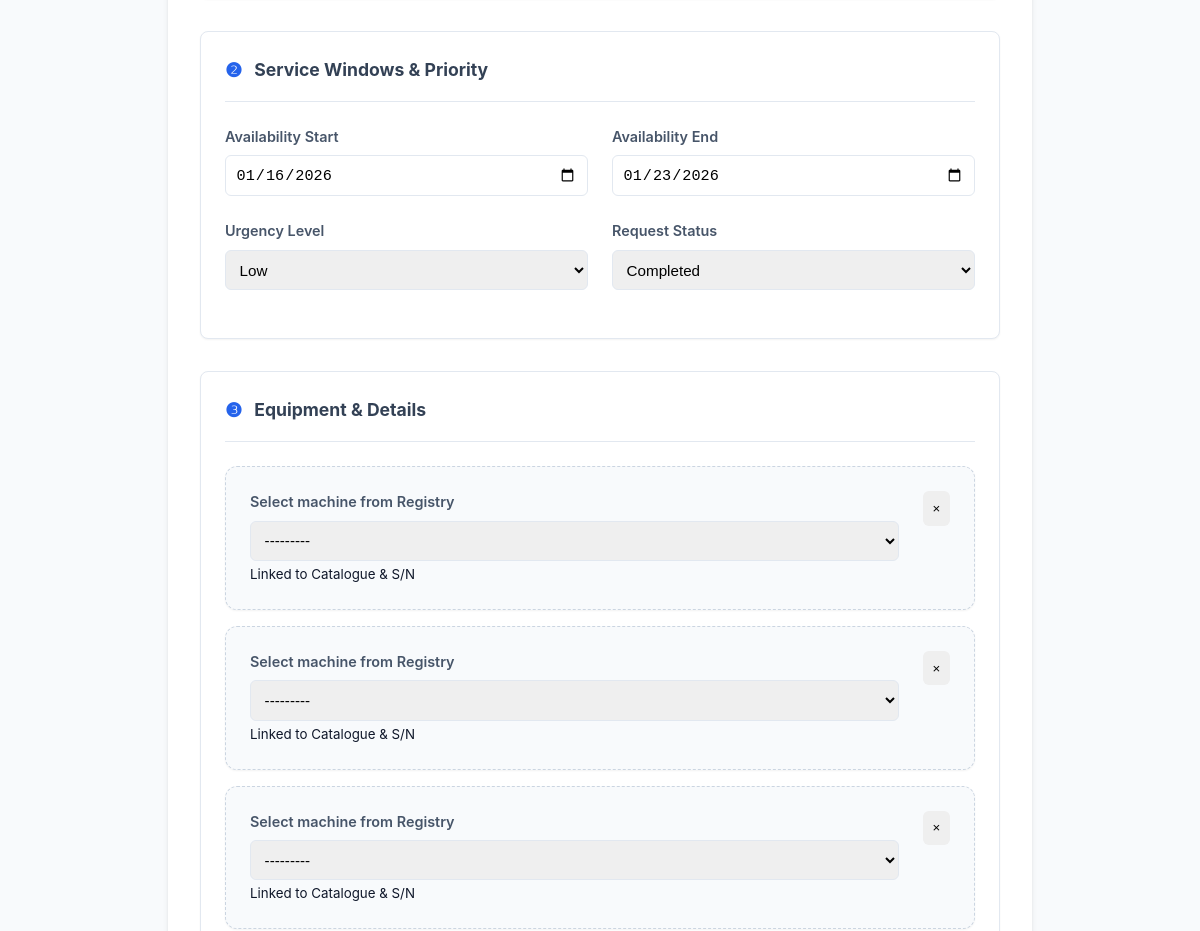
The app's page /requests/3/edit/ (signed in, middle part), older data.
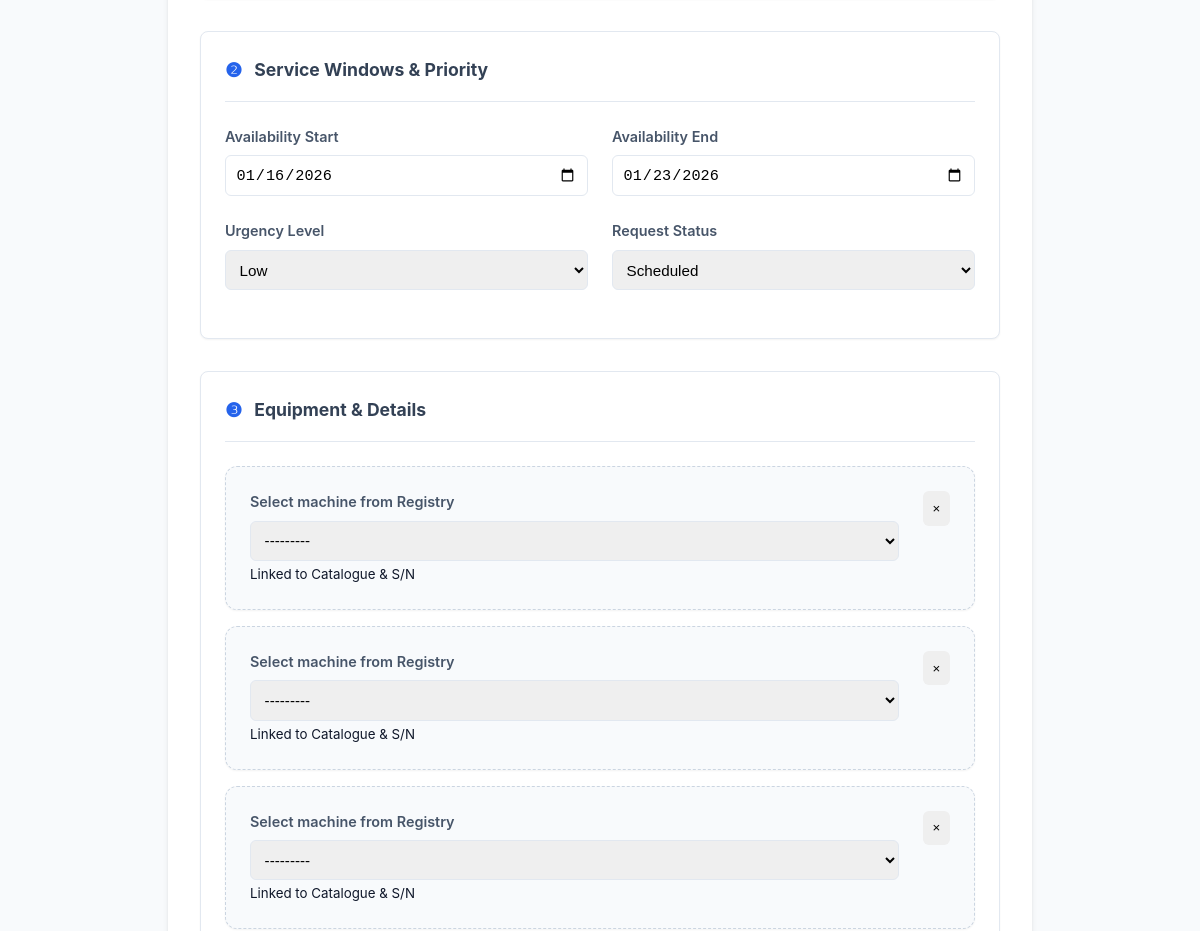
The same page, newer data.
### core/models.py (models this page shows, shortened)
class MaintenanceRequest(models.Model):
    URGENCY_CHOICES = [
        ('Low', 'Low'),
        ('Medium', 'Medium'),
        ('High', 'High'),
        ('Emergency', 'Emergency'),
    ]
    REQUEST_STATUS_CHOICES = [
        ('Open', 'Open'),
        ('Scheduled', 'Scheduled'),
        ('In Progress', 'In Progress'),
        ('Completed', 'Completed'),
        ('Cancelled', 'Cancelled'),
    ]
    LEBANON_LOCATIONS = [
        ('Beirut', (('Beirut', 'Beirut'),)),
        ('Mount Lebanon', (
            ('Baabda', 'Baabda'), ('Matn', 'Matn'), ('Chouf', 'Chouf'),
            ('Aley', 'Aley'), ('Keserwan', 'Keserwan'), ('Jbeil', 'Jbeil'),
        )),
        ('North Lebanon', (
            ('Tripoli', 'Tripoli'), ('Zgharta', 'Zgharta'), ('Bsharri', 'Bsharri'),
            ('Batroun', 'Batroun'), ('Koura', 'Koura'), ('Minieh-Danniyeh', 'Minieh-Danniyeh'),
        )),
        ('Akkar', (('Akkar', 'Akkar'),)),
        ('Beqaa', (('Zahle', 'Zahle'), ('Rashaya', 'Rashaya'), ('West Beqaa', 'West Beqaa'),)),
        ('Baalbek-Hermel', (('Baalbek', 'Baalbek'), ('Hermel', 'Hermel'),)),
        ('South Lebanon', (('Sidon', 'Sidon'), ('Jezzine', 'Jezzine'), ('Tyre', 'Tyre'),)),
        ('Nabatieh', (('Nabatieh', 'Nabatieh'), ('Marjeyoun', 'Marjeyoun'), ('Hasbaya', 'Hasbaya'), ('Bint Jbeil', 'Bint Jbeil'),)),
    ]
    BILLING_STATUS_CHOICES = [
        ('Warranty', 'Under Warranty'),
        ('Billable', 'Billable'),
        ('Contract', 'Under Contract'),
        ('FOC', 'Free of Charge'),
    ]
    customer_contact_date = models.DateField(default=timezone.now)
    availability_start = models.DateField(blank=True, null=True)
    availability_end = models.DateField(blank=True, null=True)
    urgency = models.CharField(max_length=20, choices=URGENCY_CHOICES, default='Medium')
    contact_name = models.CharField(max_length=255, blank=True, null=True)
    contact_number = models.CharField(max_length=50, blank=True, null=True)
    contact_email = models.EmailField(max_length=255, blank=True, null=True)
    facility_name = models.CharField(max_length=255, blank=True, null=True)
    location = models.CharField(max_length=100, choices=LEBANON_LOCATIONS, blank=True, null=True)
    donor = models.CharField(max_length=255, blank=True, null=True)
    equipment_list = models.TextField(blank=True, null=True, help_text="Legacy list of names for equipment")
    request_details = models.TextField(blank=True, null=True)
    service_type = models.CharField(max_length=255, blank=True, null=True)
    billing_status = models.CharField(max_length=20, choices=BILLING_STATUS_CHOICES, default='Billable')
    estimated_cost = models.DecimalField(max_digits=12, decimal_places=2, null=True, blank=True)
    status = models.CharField(max_length=20, choices=REQUEST_STATUS_CHOICES, default='Open')
    created_by = models.ForeignKey(User, on_delete=models.SET_NULL, null=True, blank=True)
    created_at = models.DateTimeField(auto_now_add=True)
    updated_at = models.DateTimeField(auto_now=True)

### core/views.py (the view, shortened to what this page needs)
# urls.py: path('requests/<int:pk>/edit/', MaintenanceRequestUpdateView.as_view(), name='request_update'),
class MaintenanceRequestUpdateView(LoginRequiredMixin, UserPassesTestMixin, UpdateView):
    model = MaintenanceRequest
    form_class = MaintenanceRequestForm
    template_name = 'core/request_form.html'
    success_url = reverse_lazy('request_list')
    def test_func(self):
        obj = self.get_object()
        return self.request.user.is_staff or obj.created_by == self.request.user
    def get_form_kwargs(self):
        kwargs = super().get_form_kwargs(); kwargs['user'] = self.request.user
        return kwargs
    def get_context_data(self, **kwargs):
        data = super().get_context_data(**kwargs)
        data['products'] = Product.objects.all()
        data['equipments'] = Equipment.objects.all()
        if self.request.POST:
            data['equipment_formset'] = MaintenanceRequestEquipmentFormSet(self.request.POST, instance=self.object)
        else:
            data['equipment_formset'] = MaintenanceRequestEquipmentFormSet(instance=self.object)
        return data

### core/models.py (called while the page is built)
    def __str__(self):
        return f"{self.product.manufacturer} {self.product.model} | S/N: {self.serial_number}"

### templates/core/request_form.html (shortened to what this page needs)
{% extends 'base.html' %}
{% block content %}
<div class="form-container">
    <form method="post" novalidate id="requestForm">
        <div class="form-section">
            <div class="section-header"><span class="section-icon">❷</span>Service Windows & Priority</div>
            <div class="form-row">
                <div class="form-group"><label class="form-label">Availability Start</label>{{ form.availability_start }}</div>
                <div class="form-group"><label class="form-label">Availability End</label>{{ form.availability_end }}</div>
            </div>
            <div class="form-row">
                <div class="form-group" {% if not user.is_staff %}style="grid-column: span 2;"{% endif %}>
                    <label class="form-label">Urgency Level</label>{{ form.urgency }}
                </div>
                {% if user.is_staff %}
                <div class="form-group"><label class="form-label">Request Status</label>{{ form.status }}</div>
                {% endif %}
            </div>
        </div>
        <div class="form-section">
            <div class="section-header"><span class="section-icon">❸</span>Equipment & Details</div>
            <div id="equipment-list-container">
                {% for eq_form in equipment_formset %}
                <div class="equipment-request-card card" style="background: #f8fafc; margin-bottom: 1rem; padding: 1.5rem; border-style: dashed; border-color: #cbd5e1" data-index="{{ forloop.counter0 }}">
                    <div style="display: grid; grid-template-columns: 1fr auto; gap: 1.5rem; align-items: start;">
                        <div class="form-group">
                            <label class="form-label">Select machine from Registry</label>
                            {{ eq_form.equipment }}
                            <small class="text-muted">Linked to Catalogue & S/N</small>
                        </div>
                        <div class="form-group">
                            {% if equipment_formset.can_delete %}
                                <button type="button" class="btn btn-outline-danger remove-eq-btn" style="padding: 0.55rem;">&times;</button>
                            {% endif %}
                        </div>
                    </div>
                </div>
                {% endfor %}
            </div>
        </div>
    </form>
</div>
{% endblock %}

Row changes from the older to the newer data that the page shows:
changed MaintenanceRequest "Low": status "Completed" → "Scheduled"
